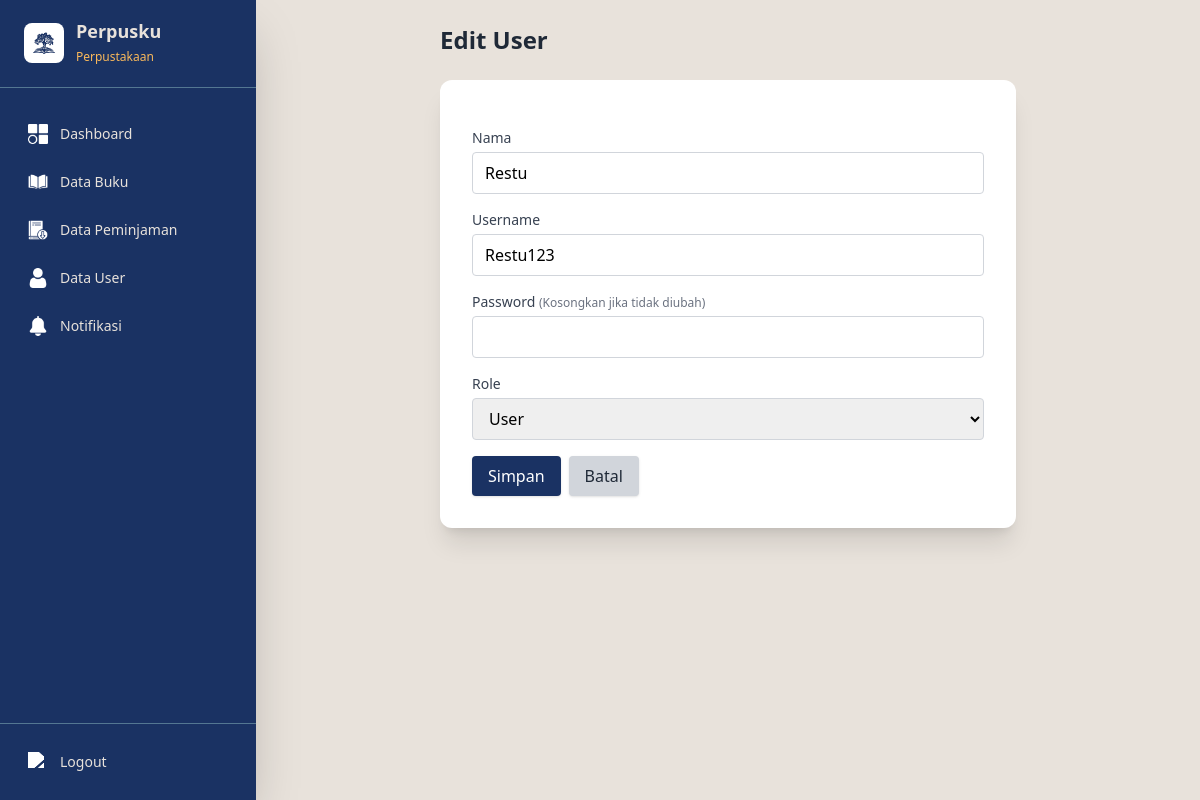
/view/admin/tambah_user.php?edit=10 (signed in), run on the app's committed database.
### tables this page shows
CREATE TABLE `users` (
  `id_user` int(11) NOT NULL,
  `nama` varchar(100) NOT NULL,
  `username` varchar(50) NOT NULL,
  `password` varchar(255) NOT NULL,
  `role` enum('admin','user') NOT NULL,
  `created_at` datetime DEFAULT current_timestamp()
);

### view/admin/tambah_user.php (the view, shortened to what this page needs)
<?php
include '../../model/koneksi.php';
$edit = false;
$edit_data = null;
if (isset($_GET['edit'])) {
	$edit = true;
	$id_edit = mysqli_real_escape_string($koneksi, $_GET['edit']);
	$q = mysqli_query($koneksi, "SELECT * FROM users WHERE id_user='$id_edit'");
	$edit_data = mysqli_fetch_assoc($q);
}
?>
<!DOCTYPE html>
<html lang="id">
<head>
	<script src="https://cdn.tailwindcss.com"></script>
</head>
<body class="bg-perpusku4 min-h-screen">
	<?php include '../partials/admin_sidebar.php'; ?>
	<div id="mainContent" class="flex-1 flex flex-col min-h-screen md:ml-64 transition-all duration-300 p-4 md:p-6">
    <div class="max-w-xl mx-auto w-full">
			<h2 class="text-2xl font-bold mb-6 text-gray-800"><?= $edit ? 'Edit User' : 'Tambah User' ?></h2>
			<div class="bg-white rounded-xl shadow-xl p-6 md:p-8">
				<form method="post" action="../../controller/aksi_crud_user.php" class="space-y-4">
					<div>
						<label class="block text-sm font-medium text-gray-700 mb-1">Nama</label>
						<input type="text" name="nama" class="w-full border border-gray-300 rounded px-3 py-2 focus:outline-none focus:ring-2 focus:ring-blue-200" required value="<?= $edit ? htmlspecialchars($edit_data['nama']) : '' ?>">
					</div>
					<div>
						<label class="block text-sm font-medium text-gray-700 mb-1">Username</label>
						<input type="text" name="username" class="w-full border border-gray-300 rounded px-3 py-2 focus:outline-none focus:ring-2 focus:ring-blue-200" required value="<?= $edit ? htmlspecialchars($edit_data['username']) : '' ?>">
					</div>
					<div>
						<label class="block text-sm font-medium text-gray-700 mb-1">Password <?= $edit ? '<span class=\'text-xs text-gray-500\'>(Kosongkan jika tidak diubah)</span>' : '' ?></label>
						<input type="password" name="password" class="w-full border border-gray-300 rounded px-3 py-2 focus:outline-none focus:ring-2 focus:ring-blue-200" <?= $edit ? '' : 'required' ?> autocomplete="new-password">
					</div>
					<div>
						<label class="block text-sm font-medium text-gray-700 mb-1">Role</label>
						<select name="role" class="w-full border border-gray-300 rounded px-3 py-2 focus:outline-none focus:ring-2 focus:ring-blue-200" required>
							<option value="user" <?= $edit && $edit_data['role'] == 'user' ? 'selected' : '' ?>>User</option>
						</select>
					</div>
					<div class="flex gap-2 mt-2">
						<button type="submit" name="<?= $edit ? 'edit' : 'tambah' ?>" class="bg-perpusku1 hover:bg-perpusku2 text-white px-4 py-2 rounded shadow">Simpan</button>
						<a href="crud_user.php" class="bg-gray-300 hover:bg-gray-400 text-gray-800 px-4 py-2 rounded shadow">Batal</a>
					</div>
				</form>
			</div>
		</div>
	</div>
</body>
</html>

### data on the page
users: nama "Restu", username "Restu123", role "User"
